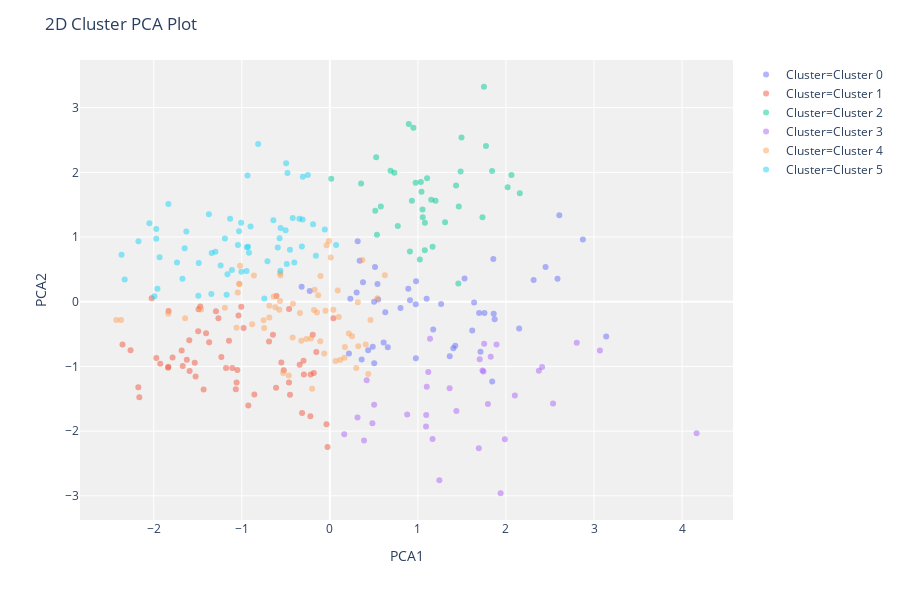

The notebook cell saved with this chart:
### Code cell
plot_model(m, feature='track_name')

### Figure 1 — Plotly figure (JSON) as saved in the notebook; plotly's stock layout.template omitted (floating-point values rounded to 4 significant figures)
{"data": [{"customdata": [["Have You Ever Seen The Rain"], ["Break It Down Again"], ["Stay"], ["A Visita"], ["O Que É O Que É?"], ["Loving Every Minute"], ["Nosso Pequeno Castelo"], ["Voce Abusou"], ["I Follow Rivers"], ["Relicário"], ["Meu Lugar"], ["Tocando em Frente"], ["Como Nossos Pais"], ["Garota Nacional"], ["Big Time Sensuality"], ["Meu Erro"], ["Cara valente"], ["Sing"], ["O Mar Serenou"], ["What a Wonderful World"], ["She"], ["Don't Look Back in Anger - Remastered"], ["Evidence"], ["Easy"], ["Skyfall"], ["Live And Let Die - Remastered 1993"], ["The James Bond Theme (From \"Dr. No\")"], ["Another Way to Die"], ["Die Another Day"], ["You Know My Name - From \"Casino Royale\" Soundtrack"], ["Perfect"], ["Autumn Leaves"], ["Johnny B. Goode"], ["Get Up I Feel Like Being A Sex Machine - Pt. 1 / Single Version"], ["Minha Tribo Sou Eu"], ["Aquarela"], ["Pipes Of Peace - Remastered 2015"], ["O Trem das 7 (Ao Vivo)"], ["Acontecimentos"], ["Colo de Menina"], ["Space Cowboy"], ["Meu Guarda-Chuva"], ["Carolina"], ["Verdade"], ["Samba Lelê"], ["A Banda"], ["Big Yellow Taxi"], ["All About That Bass - Live from Spotify London"]], "hoverlabel": {"namelength": 0}, "hovertemplate": "Cluster=Cluster 0<br>PCA1=%{x}<br>PCA2=%{y}<br>Feature=%{customdata[0]}", "legendgroup": "Cluster=Cluster 0", "marker": {"color": "#636efa", "opacity": 0.5, "symbol": "circle"}, "mode": "markers", "name": "Cluster=Cluster 0", "showlegend": true, "textposition": "top center", "type": "scatter", "x": [1.756, 0.6295, 1.638, 0.5024, -0.2286, 0.3612, 0.3386, 0.5129, 1.424, 1.264, 0.217, 0.3765, 1.711, 0.5488, 2.606, 0.541, 0.2327, 1.402, 0.6108, 0.979, 1.174, 0.5036, 1.617, 0.8021, 0.435, 1.871, -0.3206, 3.138, 0.4874, 0.6582, 1.843, 1.861, 2.15, 0.8905, 0.9767, 2.585, 0.9759, 1.361, 1.856, 0.3158, 1.695, 2.874, 2.449, 2.314, 1.53, 0.3043, 0.91, 1.099], "xaxis": "x", "y": [-0.1754, -0.1627, -0.01118, 0.0004279, 0.166, -0.8916, 0.6326, 0.5378, -0.6801, -0.03447, -0.7997, 0.3003, -0.7745, 0.03366, 1.337, 0.2744, 0.0461, -0.7201, -0.6315, 0.3169, -0.4284, -0.9522, -0.4431, -0.09757, -0.7487, -0.2708, 0.2322, -0.5371, -0.6977, -0.7053, -1.233, -0.1862, -0.4129, 0.2019, -0.8719, 0.3541, -0.03838, -0.8412, 0.659, 0.936, -0.1739, 0.9616, 0.5373, 0.3348, 0.3602, 0.141, 0.0213, 0.04637], "yaxis": "y"}, {"customdata": [["Rocket Man"], ["Fireball (feat. John Ryan)"], ["Non, je ne regrette rien - Remasterisé En 2015"], ["Respect"], ["Oh Chuva"], ["Get Down On It - Single Version"], ["The Thrill Is Gone"], ["One Of Us"], ["Love Of My Life - Live"], ["Bola De Meia, Bola De Gude"], ["O bêbado e a equilibrista"], ["Aqua de Beber"], ["Mais Que Nada (Remix)"], ["Under My Thumb"], ["What's Up?"], ["Flores em você"], ["One Note Samba"], ["Heroes - 1999 Remaster"], ["Tudo No Lugar"], ["Funk Nu a Murit"], ["Vou Deixar"], ["Exagerado 3.0"], ["Bete Balanço"], ["O segundo sol"], ["Que Beleza"], ["Malemolencia"], ["Gostava Tanto de Você - Ao Vivo"], ["Wish You Were Here"], ["Só Tinha De Ser Com Voce (Com Tom)"], ["São Gonça"], ["Exagerado"], ["Flor de Lis"], ["Mais Que Nada"], ["Aquele Abraço"], ["16 Toneladas"], ["Let's Call the Whole Thing Off"], ["Dream a Little Dream of Me"], ["What a Wonderful World"], ["Maracatu Atômico"], ["I'm Yours"], ["Human"], ["I Can't Dance"], ["Let Her Go"], ["Young Folks"], ["Dream A Little Dream Of Me - Album Version With Introduction"], ["The Last of the Famous International Playboys - 2010 Remaster"], ["Hey Ya! - Radio Mix / Club Mix"], ["Seven Nation Army"], ["Bring Me To Life"], ["Smooth (feat. Rob Thomas)"], ["Chão de Giz"], ["Mistérios da Meia Noite"], ["These Boots Are Made For Walkin'"], ["Day Tripper"], ["Get the Party Started"], ["Wrecking Ball"], ["The Passenger"], ["Fly Me To The Moon - Remastered"], ["Back In Black"]], "hoverlabel": {"namelength": 0}, "hovertemplate": "Cluster=Cluster 1<br>PCA1=%{x}<br>PCA2=%{y}<br>Feature=%{customdata[0]}", "legendgroup": "Cluster=Cluster 1", "marker": {"color": "#EF553B", "opacity": 0.5, "symbol": "circle"}, "mode": "markers", "name": "Cluster=Cluster 1", "showlegend": true, "textposition": "top center", "type": "scatter", "x": [-2.023, -2.175, -1.926, -1.232, -1.371, -1.971, -0.551, -0.3427, -0.463, -0.4637, -1.265, -0.8575, -1.179, -0.03805, -1.837, -1.525, -1.051, -1.671, -1.535, -0.1819, -1.068, -0.5234, -2.164, -0.2212, -1.834, -0.4526, -0.2992, -1.496, -0.3157, -0.9797, -0.9259, -1.624, -1.06, -1.293, -1.108, -2.355, -1.037, -0.02604, -1.786, -1.491, -1.406, -2.263, -0.6903, -0.6461, -1.597, -1.831, -1.434, -1.593, -1.006, -0.1946, -0.6105, -0.2184, -1.683, -1.471, -0.1537, -0.6061, 0.03976, -1.146, -0.2952], "xaxis": "x", "y": [0.0529, -1.322, -0.9598, -0.8534, -0.6278, -0.8705, -0.9387, -0.9744, -0.1121, -1.25, -0.254, -1.434, -1.025, -1.894, -1.022, -1.156, -1.054, -0.9949, -0.9423, -1.101, -1.353, -1.06, -1.475, -1.768, -1.006, -1.44, -0.9123, -0.4574, -1.721, -0.4069, -1.603, -0.8954, -1.248, -0.1465, -1.025, -0.6629, -0.214, -2.245, -0.8611, -0.1157, -0.4862, -0.7494, -0.6153, -0.5114, -0.5964, -0.1434, -1.356, -1.069, -0.07763, -0.5094, -1.331, -1.125, -0.7548, -0.07318, -0.778, 0.08907, -0.2548, -0.6019, -1.125], "yaxis": "y"}, {"customdata": [["You Shook Me All Night Long"], ["Highway to Hell"], ["Danny's Song"], ["Danny's Song"], ["Istanbul (Not Constantinople)"], ["Andar com fé"], ["Vamos fugir"], ["Samba Da Bencao"], ["Bete balanço - Ao vivo"], ["Anunciação"], ["La vie en rose - Single Version"], ["Dream A Little Dream Of Me"], ["Common People"], ["Girls and Boys"], ["Alright"], ["Hey Ya!"], ["Crazy"], ["Smiley Faces"], ["Fuck You"], ["Where Is The Love?"], ["A Little Party Never Killed Nobody (All We Got)"], ["Party Rock Anthem"], ["CAN'T STOP THE FEELING! (Original Song from DreamWorks Animation's \"TROLLS\")"], ["Try"], ["If I Ain't Got You"], ["Say Something"], ["Riders on the Storm"], ["Summertime"], ["Piece Of My Heart"], ["Baba O'Riley"], ["All Along the Watchtower"], ["Walk On the Wild Side"], ["Wish You Were Here"], ["Another Brick in the Wall, Pt. 2"], ["Smoke On The Water - Remastered 2012"], ["Paranoid"], ["Águas De Março"], ["Good People"]], "hoverlabel": {"namelength": 0}, "hovertemplate": "Cluster=Cluster 2<br>PCA1=%{x}<br>PCA2=%{y}<br>Feature=%{customdata[0]}", "legendgroup": "Cluster=Cluster 2", "marker": {"color": "#00cc96", "opacity": 0.5, "symbol": "circle"}, "mode": "markers", "name": "Cluster=Cluster 2", "showlegend": true, "textposition": "top center", "type": "scatter", "x": [0.7329, 0.7713, 2.062, 2.157, 1.842, 1.485, 1.151, 1.052, 1.309, 1.041, 1.167, 1.08, 1.022, 0.9091, 1.733, 1.079, 0.5786, 1.433, 1.104, 0.535, 1.773, 1.055, 1.464, 2.019, 0.9743, 1.201, 0.01573, 0.949, 0.5157, 0.6893, 1.495, 0.3551, 1.034, 1.75, 0.9318, 0.8963, 0.5262, 1.459], "xaxis": "x", "y": [1.994, 1.17, 1.96, 1.675, 2.022, 2.012, 1.575, 1.425, 1.23, 1.7, 0.8492, 1.221, 0.6527, 0.7752, 1.304, 0.7954, 1.471, 1.798, 1.909, 1.035, 2.408, 1.306, 1.47, 1.768, 1.839, 1.56, 1.899, 2.69, 1.406, 2.026, 2.537, 1.826, 1.851, 3.323, 1.56, 2.748, 2.232, 0.2814], "yaxis": "y"}, {"customdata": [["Got My Mind Set On You - 2004 Mix"], ["Love On The Brain"], ["I Love Rock 'n' Roll"], ["Kung Fu Fighting (Single Version)"], ["Lay, Lady, Lay"], ["Superstition - Single Version"], ["Signed, Sealed, Delivered (I'm Yours)"], ["Coffee and TV"], ["Hey Boy Hey Girl"], ["Go"], ["Block Rockin' Beats"], ["Sunshine Reggae - 2008 Remaster"], ["Dona Cila"], ["Layla - Acoustic; Live at MTV Unplugged, Bray Film Studios, Windsor, England, UK, 1/16/1992; 2013 Remaster"], ["Beds Are Burning - Remastered"], ["House of Fun - 2000 Remastered Version"], ["Addicted To Love"], ["Moving On Up"], ["Cérebro Eletrônico"], ["Só Tinha De Ser Com Você"], ["The Joker"], ["Friction"], ["You Had Me"], ["Love Today"], ["Happy Ending/Over My Shoulder"], ["The River of Dreams"], ["Down On The Corner"], ["Kiss from a Rose"], ["Crazy"], ["Telegrama"], ["Amor e Sexo"], ["Metamorfose Ambulante"], ["Codinome Beija-Flor"]], "hoverlabel": {"namelength": 0}, "hovertemplate": "Cluster=Cluster 3<br>PCA1=%{x}<br>PCA2=%{y}<br>Feature=%{customdata[0]}", "legendgroup": "Cluster=Cluster 3", "marker": {"color": "#ab63fa", "opacity": 0.5, "symbol": "circle"}, "mode": "markers", "name": "Cluster=Cluster 3", "showlegend": true, "textposition": "top center", "type": "scatter", "x": [0.8782, 1.753, 1.095, 1.734, 2.101, 1.437, 3.067, 4.165, 1.244, 2.374, 1.795, 1.092, 2.535, 0.4831, 1.987, 0.4182, 1.118, 0.3141, 1.702, 1.744, 1.939, 1.691, 2.41, 1.893, 2.804, 0.1633, 0.503, 0.3881, 1.138, 1.1, 1.167, 1.36, 1.827], "xaxis": "x", "y": [-1.745, -0.6486, -1.752, -1.063, -1.45, -1.691, -0.755, -2.031, -2.76, -1.066, -1.582, -1.928, -1.574, -1.877, -2.125, -1.214, -1.086, -1.789, -0.8908, -1.077, -2.96, -2.264, -1.007, -0.6617, -0.6332, -2.05, -1.594, -2.145, -0.5715, -1.315, -2.123, -1.337, -0.8506], "yaxis": "y"}, {"customdata": [["Cotidiano"], ["Relicário - Ao Vivo"], ["Chega de Saudade"], ["Tropicana (Morena Tropicana)"], ["Não Me Deixe Só"], ["Boa Sorte / Good Luck"], ["Segue o Som"], ["Samba de uma nota só"], ["Ai, Ai, Ai..."], ["La Belle De Jour"], ["Tá perdoado"], ["O Segundo Sol - Acoustic"], ["Vamos Fugir"], ["Greenback Boogie (Theme from \"Suits\")"], ["Safety Dance"], ["Da Ya Think I'm Sexy"], ["Pela Luz dos Olhos Teus - Bonus Track"], ["Because the Night - MTV Unplugged Version"], ["Under Pressure - Remastered"], ["Three Little Birds"], ["Every Breath You Take"], ["Johnny B Goode - 2002 Remaster"], ["Livin' On A Prayer"], ["You Give Love A Bad Name"], ["Wanted Dead Or Alive"], ["The Way You Look Tonight"], ["Carta Ao Tom 74"], ["Galvanize"], ["Viva La Vida"], ["Flames"], ["Lose Yourself - From \"8 Mile\" Soundtrack"], ["The Sweet Escape"], ["Toxic"], ["Feel It Still"], ["Pretend We're Dead"], ["Shitlist"], ["Black Velvet"], ["That's All - 2007 Remaster"], ["Óculos"], ["Envelheço na cidade"], ["Pobre paulista"], ["Mantenha o Respeito"], ["Chained To The Rhythm"], ["Dark Horse"], ["I Kissed A Girl"], ["All The Small Things"], ["Ho Hey"], ["Halo"], ["Counting Stars"], ["Happy Together"], ["Human"], ["Better Together"], ["Wherever You Will Go"], ["We Didn't Start the Fire"], ["Teardrop"], ["Smiled At Me (Sorriu Para Mim)"], ["Corcovado"], ["Cum on Feel the Noize"], ["One Way Or Another"], ["Fast Car"], ["One"]], "hoverlabel": {"namelength": 0}, "hovertemplate": "Cluster=Cluster 4<br>PCA1=%{x}<br>PCA2=%{y}<br>Feature=%{customdata[0]}", "legendgroup": "Cluster=Cluster 4", "marker": {"color": "#FFA15A", "opacity": 0.5, "symbol": "circle"}, "mode": "markers", "name": "Cluster=Cluster 4", "showlegend": true, "textposition": "top center", "type": "scatter", "x": [-0.6378, -0.1321, 0.5398, -0.5608, 0.2162, 0.3222, 0.4615, -0.574, 0.1659, -1.019, 0.3696, -0.7523, -0.3401, -0.06389, -0.467, -0.5662, -1.03, -2.371, -0.1066, 0.08981, 0.4079, -0.6873, -0.7456, -0.4225, 0.4362, 0.01049, -0.5299, -0.1469, 0.1012, -0.8823, -0.6868, 0.3177, -1.644, 0.0653, -0.6203, -0.419, -0.2148, -0.5652, -0.2014, -1.463, 0.1184, 0.6246, -0.1732, 0.1714, -0.3247, -1.192, -1.026, -0.1092, 0.3, -1.06, -1.046, -0.8629, 0.252, -0.01096, -2.424, -0.1801, 0.03924, -0.03671, -0.04954, -0.2657, -1.834], "xaxis": "x", "y": [0.08165, 0.1006, 0.05181, 0.41, -0.493, -0.6883, -0.2826, -0.1248, -0.8664, 0.5562, 0.6433, -0.2854, -0.1748, -0.8012, -1.14, 0.01278, 0.2775, -0.2832, 0.3989, 0.1729, -0.66, -0.2432, -0.4078, -0.5528, -1.116, 0.6853, -1.101, -0.1664, -0.2374, -0.3489, -0.06409, -0.009426, -0.2562, -0.9144, -0.08606, -0.02975, -0.5692, 0.4453, -1.345, -0.1203, -0.8997, 0.4086, 0.1841, -0.6984, -0.6032, -0.09292, 0.274, -0.61, -1.023, -0.4026, 0.1441, 0.4048, -0.5351, 0.9368, -0.2814, -0.1265, -0.1229, 0.8723, -0.138, -0.5763, -0.1859], "yaxis": "y"}, {"customdata": [["Shiny Happy People"], ["A Casa é Sua"], ["With Or Without You - Remastered"], ["Beija Eu"], ["Rolling In The Deep"], ["Set Fire to the Rain"], ["Firework"], ["Roar"], ["Wake Me Up - Radio Edit"], ["Hello"], ["Under Pressure - Remastered"], ["A Message to You Rudy"], ["Stressed Out"], ["Heathens"], ["Ride"], ["Here Comes The Sun - Remastered 2009"], ["Do Lado de Cá"], ["Juste un inconnu"], ["The Ballad Of John And Yoko - Remastered 2009"], ["Cocaine"], ["Layla - 40th Anniversary Version / 2010 Remastered"], ["Paint It, Black - Mono"], ["Nothing Else Matters"], ["Comfortably Numb"], ["Blaze Of Glory - From \"Young Guns II\" Soundtrack"], ["Miracle"], ["Daughter (Remastered)"], ["Kiss from a Rose - Acoustic"], ["Zombie - Acoustic Version"], ["Black"], ["Crazy Mary (Remastered)"], ["Iris"], ["Alanis’ Interlude"], ["Blue Sky Mine - 2011 Remaster"], ["Whole Wide World"], ["The Box, Pt. 1"], ["The Box - Part 2"], ["This Is What It Feels Like"], ["Here Tonight"], ["Faded - Dash Berlin Remix"], ["Shine Ibiza Anthem 2019"], ["Fico Assim Sem Você"], ["Ai, Ai, Ai..."], ["O Calibre"], ["Somewhere Only We Know"], ["Realla"], ["Rose's Thorn"], ["Wen Uuu"], ["Tainted Love"], ["18 and Life"], ["We're Not Gonna Take It"], ["Keep Yourself Alive - Live At The Rainbow"], ["Bohemian Rhapsody - 2011 Mix"], ["Radio Ga Ga - Live Aid"], ["The Show Must Go On - 2011 Mix"], ["Don't Stop Me Now - ...Revisited"], ["The Sea"], ["We No Speak Americano (JT Radio Edit)"], ["Uprising"], ["Paint It, Black"]], "hoverlabel": {"namelength": 0}, "hovertemplate": "Cluster=Cluster 5<br>PCA1=%{x}<br>PCA2=%{y}<br>Feature=%{customdata[0]}", "legendgroup": "Cluster=Cluster 5", "marker": {"color": "#19d3f3", "opacity": 0.5, "symbol": "circle"}, "mode": "markers", "name": "Cluster=Cluster 5", "showlegend": true, "textposition": "top center", "type": "scatter", "x": [-2.366, -0.3462, 0.07101, -1.133, -0.9188, -0.7443, -2.049, -1.005, -2.33, -1.192, -1.342, -0.9347, -0.5616, -1.172, -0.3176, -1.674, -2.174, -1.934, -0.9417, -1.163, -1.374, -0.5027, -1.649, -1.972, -0.3069, -0.05727, -0.4216, -0.4037, -1.031, -0.946, -1.972, -1.992, -0.5707, -0.2501, -0.9003, -0.4964, -0.8145, -1.736, -1.113, -1.007, -1.834, -1.489, -1.044, -0.1905, -1.63, -0.4885, -0.4529, -1.346, -0.5596, -0.929, -0.1587, -1.494, -0.7088, -1.24, -0.3095, -0.6416, -1.3, -0.4807, -1.958, -0.5918], "xaxis": "x", "y": [0.728, 1.283, 0.878, 1.281, 0.7564, 0.05064, 1.215, 0.4633, 0.3443, 0.9779, 0.7522, 1.952, 0.4783, 0.1077, 0.8534, 0.3545, 0.9353, 0.6856, 0.8409, 0.4234, 1.352, 1.105, 0.8257, 0.9724, 1.934, 1.118, 1.295, 0.6058, 1.088, 0.4748, 1.126, 0.08313, 0.9796, 1.958, 1.164, 2.141, 2.439, 0.6061, 0.4899, 1.221, 1.511, 0.6002, 0.878, 1.196, 1.084, 0.5815, 0.8038, 0.119, 1.139, 0.8487, 0.7087, 0.09344, 0.6263, 0.5581, 1.273, 1.261, 0.7718, 1.991, 0.2015, 0.837], "yaxis": "y"}], "layout": {"height": 600, "legend": {"tracegroupgap": 0}, "margin": {"t": 60}, "plot_bgcolor": "rgb(240,240,240)", "title": {"text": "2D Cluster PCA Plot"}, "xaxis": {"anchor": "y", "domain": [0, 1], "title": {"text": "PCA1"}}, "yaxis": {"anchor": "x", "domain": [0, 1], "title": {"text": "PCA2"}}}}
